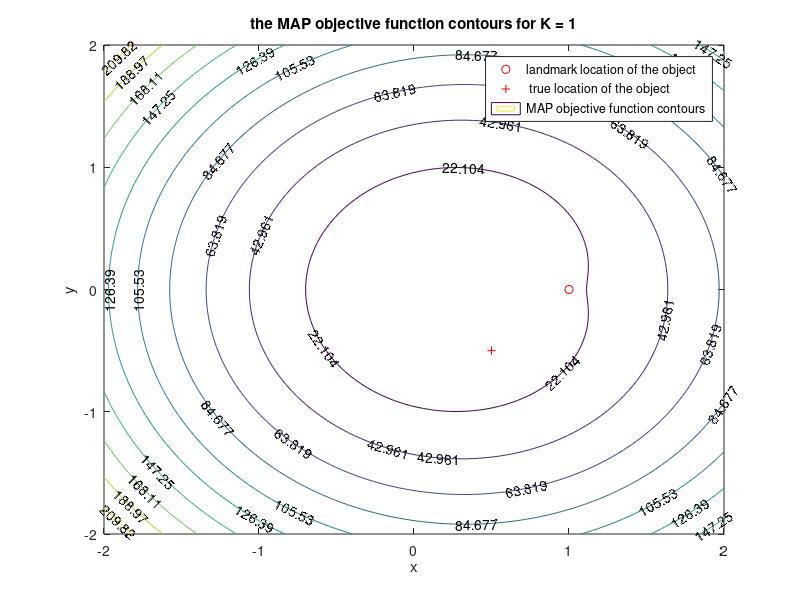
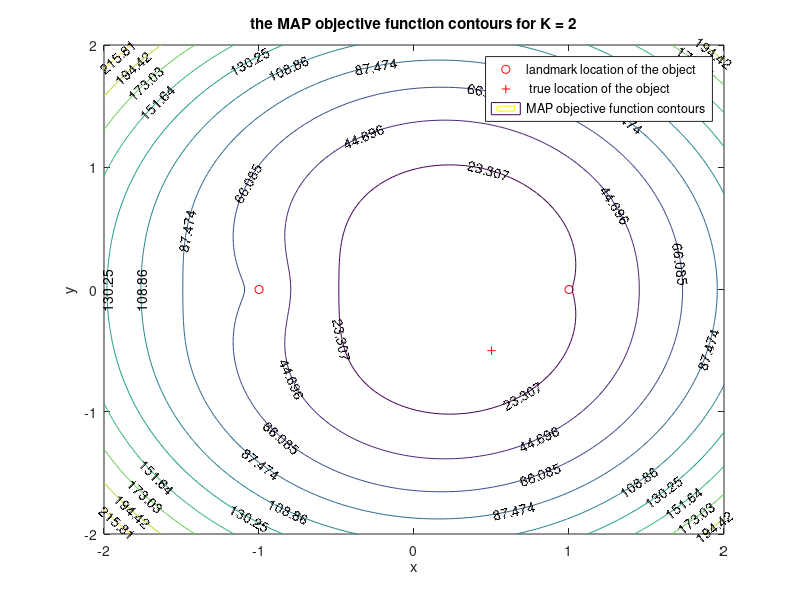
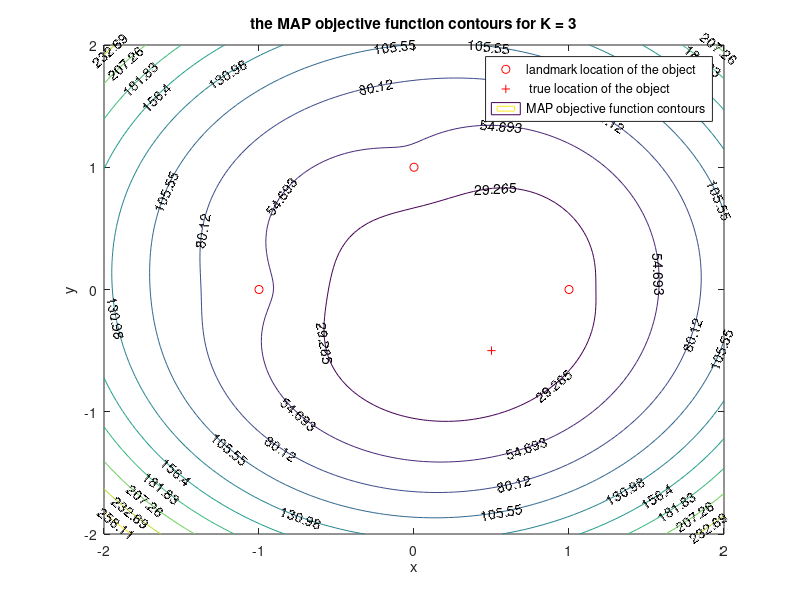
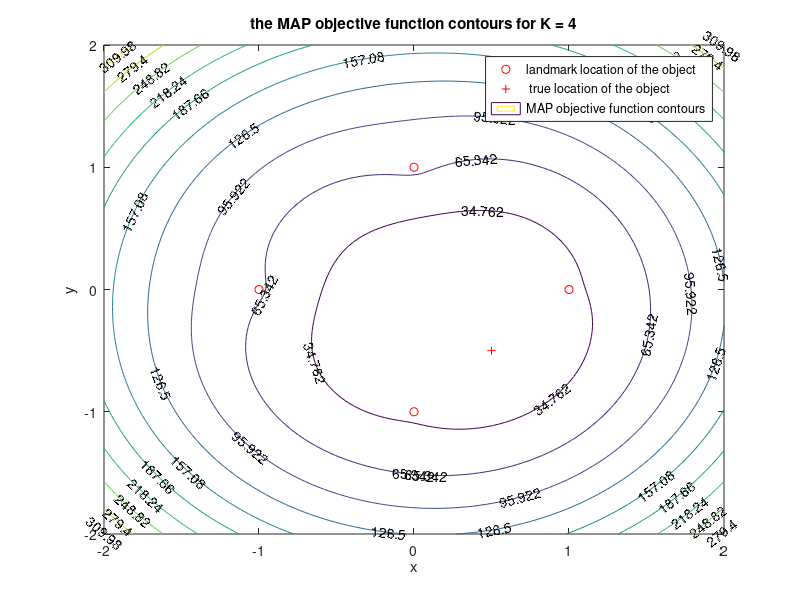

Recreate these plots in MATLAB, in order.
%%%%%%%%%%%%%%%%%%%%%%%%%%%%%%%%%%%%%%%%%%%%%%%%%%%%%%%%%%%%%%%%%%%%%%%%%%%
%EECE5644 Fall 2021
% Wang Yinan 001530926 | HW2
%%=========================Question 2=========================%%
% Code help and example from Prof.Deniz
%%%%%%%%%%%%%%%%%%%%%%%%%%%%%%%%%%%%%%%%%%%%%%%%%%%%%%%%%%%%%%%%%%%%%%%%%%%
clear all;close all;clc;

%%=========================Setup=========================%%
% variances
xT = 0.5;
yT = -0.5;
xi = [1, -1, 0, 0];
yi = [0, 0, 1, -1];
SIGMA_X = 0.25;
SIGMA_Y = 0.25;
SIGMA_I = 0.3;
ni = normrnd(0, SIGMA_I^2, 4, 1);
for i = 1:4
    ri(i) = sqrt((xT-xi(i))^2+(yT-yi(i))^2)+ni(i);
end

% Creates an equilevel contour for the MAP estimation objective function
x = linspace(-2,2);
y = linspace(-2,2);
[X,Y] = meshgrid(x,y);
r2 = zeros(10000,4);
s2 = zeros(10000,4);
gMAP = zeros(10000,4);

% Calculates values of the MAP estimation objective function on a given mesh
for i = 1:4
s1 = X(:).^2/(SIGMA_X)^2+Y(:).^2/(SIGMA_Y)^2;
r2(:,i) = sqrt((X(:)-xi(i)).^2+(Y(:)-yi(i)).^2);
s2(:,i) = ((ri(i)-r2(:,i)).^2)/(SIGMA_I^2);
end

% The MAP objective contours
gMAP(:,1) = s1+s2(:,1);
gMAP(:,2) = s1+s2(:,1)+s2(:,2);
gMAP(:,3) = s1+s2(:,1)+s2(:,2)+s2(:,3);
gMAP(:,4) = s1+s2(:,1)+s2(:,2)+s2(:,3)+s2(:,4);
GMAP1 = reshape(gMAP(:,1),100,100);
GMAP2 = reshape(gMAP(:,2),100,100);
GMAP3 = reshape(gMAP(:,3),100,100);
GMAP4 = reshape(gMAP(:,4),100,100);

% PLOT
% for K=1
figure(15);
plot(xi(1),yi(1),'or'); hold on,
plot(xT,yT,'+r'); hold on,
contour(X,Y,GMAP1,'ShowText','on');
legend('landmark location of the object',' true location of the object','MAP objective function contours'), 
title('the MAP objective function contours for K = 1'),
xlabel('x'), ylabel('y')

% for K=2
figure(16);
plot(xi(1:2),yi(1:2),'or'); hold on,
plot(xT,yT,'+r'); hold on,
contour(X,Y,GMAP2,'ShowText','on');
legend('landmark location of the object',' true location of the object','MAP objective function contours'), 
title('the MAP objective function contours for K = 2'),
xlabel('x'), ylabel('y')

% for K=3
figure(17);
plot(xi(1:3),yi(1:3),'or'); hold on,
plot(xT,yT,'+r'); hold on,
contour(X,Y,GMAP3,'ShowText','on');
legend('landmark location of the object',' true location of the object','MAP objective function contours'), 
title('the MAP objective function contours for K = 3'),
xlabel('x'), ylabel('y')

% for K=4
figure(18);
plot(xi(1:4),yi(1:4),'or'); hold on,
plot(xT,yT,'+r'); hold on,
contour(X,Y,GMAP4,'ShowText','on');
legend('landmark location of the object',' true location of the object','MAP objective function contours'), 
title('the MAP objective function contours for K = 4'),
xlabel('x'), ylabel('y')

